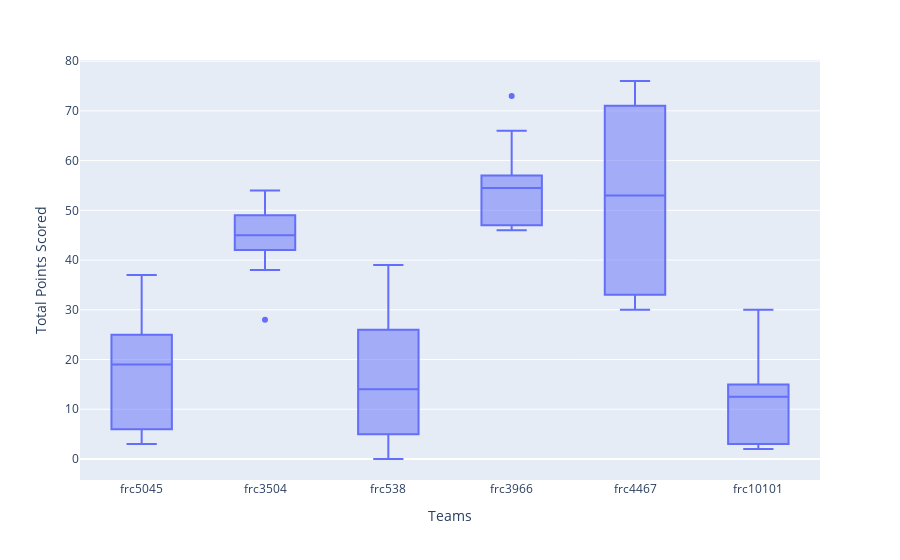

Write notebook code for a chart like this one.
### Code cell
import pandas as pd
import plotly.express as px
df = pd.read_csv("data/2025tnkn/match_scouting.csv")
teams = ["frc3504", "frc4467", "frc10101", "frc5045", "frc538", "frc3966"]
selected_teams = df[df["team_key"].isin(teams)]

# box and whisker
# avg = selected_teams.groupby("team_key").mean(numeric_only = True).reset_index()
fig = px.box(selected_teams, x = "team_key", y = "contributedPoints")
fig.update_layout(xaxis_title = "Teams", yaxis_title = "Total Points Scored")
# fig.show()

### Figure 1 — Plotly figure (JSON) as saved in the notebook; plotly's stock layout.template omitted (floating-point values rounded to 4 significant figures)
{"data": [{"alignmentgroup": "True", "hovertemplate": "team_key=%{x}<br>contributedPoints=%{y}<extra></extra>", "legendgroup": "", "marker": {"color": "#636efa"}, "name": "", "notched": false, "offsetgroup": "", "orientation": "v", "showlegend": false, "type": "box", "x": ["frc5045", "frc3504", "frc538", "frc3966", "frc4467", "frc10101", "frc5045", "frc538", "frc3966", "frc10101", "frc3504", "frc4467", "frc3966", "frc10101", "frc5045", "frc3504", "frc538", "frc4467", "frc10101", "frc3966", "frc538", "frc5045", "frc4467", "frc3504", "frc10101", "frc3504", "frc3966", "frc4467", "frc538", "frc5045", "frc10101", "frc4467", "frc3504", "frc538", "frc3966", "frc5045", "frc538", "frc10101", "frc3504", "frc4467", "frc3966", "frc5045", "frc10101", "frc538", "frc4467", "frc5045", "frc3966", "frc3504", "frc10101", "frc4467", "frc538", "frc5045", "frc3966", "frc3504", "frc538", "frc10101", "frc3966", "frc3504", "frc4467", "frc5045"], "x0": " ", "xaxis": "x", "y": [4, 28, 3, 47, 33, 13, 25, 0, 66, 3, 46, 30, 57, 12, 7, 42, 9, 71, 30, 56, 39, 37, 75, 46, 26, 49, 47, 48, 21, 3, 15, 48, 54, 27, 46, 21, 17, 15, 42, 58, 48, 6, 3, 11, 76, 21, 54, 44, 3, 31, 5, 31, 73, 49, 26, 2, 55, 38, 68, 17], "y0": " ", "yaxis": "y"}], "layout": {"boxmode": "group", "legend": {"tracegroupgap": 0}, "margin": {"t": 60}, "xaxis": {"anchor": "y", "domain": [0, 1], "title": {"text": "Teams"}}, "yaxis": {"anchor": "x", "domain": [0, 1], "title": {"text": "Total Points Scored"}}}}
